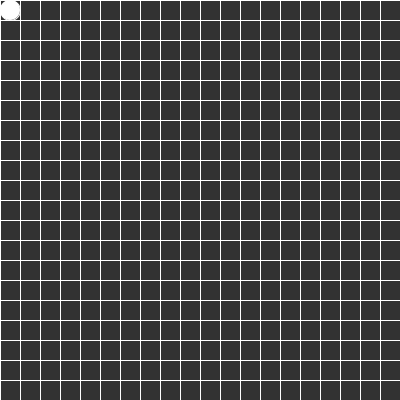
Frame 1 (no input)
Frame 60 (the mouse pressed at the canvas centre just before this capture): identical to frame 1, image omitted
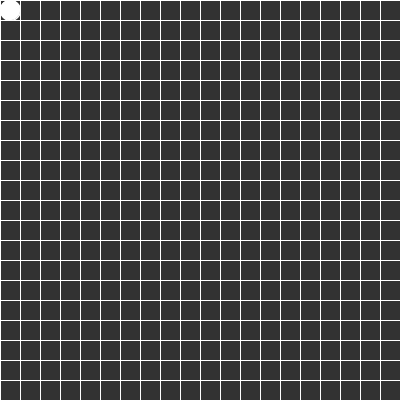
Frame 120 (the mouse held since frame 60 and released just before this capture)

The Processing sketch that drew these frames (run headless with seeded random() and noise(); from frame 60 on, the mouse is pressed at the canvas centre):

// Processing sketch: processing_126897
// ── processing_126897.pde

/*
  NOTES: 
 broke moveSnakeBody off from keyPressed 
 Player now always moves in a direction
 */

ArrayList<SnakePart> snake = new ArrayList<SnakePart>();
char direction;
int GRIDSIZE = 20;

void setup() {
  size(400, 400);
  snake.add(new SnakePart(0, 0));
  frameRate(4);
}

void draw() {
  drawGrid();
  drawSnake();
  moveSnakeHead();
  moveSnakeBody();
}

void moveSnakeHead() {
  SnakePart head = snake.get(0);
  switch(direction) {
  case 'n':
    head.y -= GRIDSIZE;
    break;
  case 's':
    head.y += GRIDSIZE;
    break;
  case 'e':
    head.x += GRIDSIZE;
    break;
  case 'w':   
    head.x -= GRIDSIZE;
    break;
  }
}

void drawSnake() {
  for (int i = 0; i < snake.size();i++) {
    SnakePart sp = snake.get(i);
    sp.display();
  }
}

void drawGrid() {
  background(50);
  stroke(255);
  for (int x =0; x < width; x+=GRIDSIZE) {
    line(x, 0, x, height);
  }
  for (int y =0; y < height; y+=GRIDSIZE) {
    line(0, y, width, y);
  }
}

void mousePressed() {
  SnakePart head = snake.get(0);
  snake.add(new SnakePart(head.x, head.y));
}

void keyPressed() {
  if (key == 'a' || key == 'A')direction = 'w';
  if (key == 'd' || key == 'D')direction = 'e';
  if (key == 'w' || key == 'W')direction = 'n';
  if (key == 's' || key == 'S')direction = 's';
}






void moveSnakeBody() {
  for (int i = snake.size()-1; i > 0; i--) {
    SnakePart spBack = snake.get(i);
    SnakePart spFront = snake.get(i-1);
    spBack.x = spFront.x;
    spBack.y = spFront.y;
  }
}

class SnakePart{
  
  int x,y;
  
  SnakePart(int newX, int newY){
    x = newX;
    y = newY;
  }
  
  void display(){
    fill(255);
    ellipseMode(CORNER);
    ellipse(x,y,GRIDSIZE,GRIDSIZE);   
  }
}
